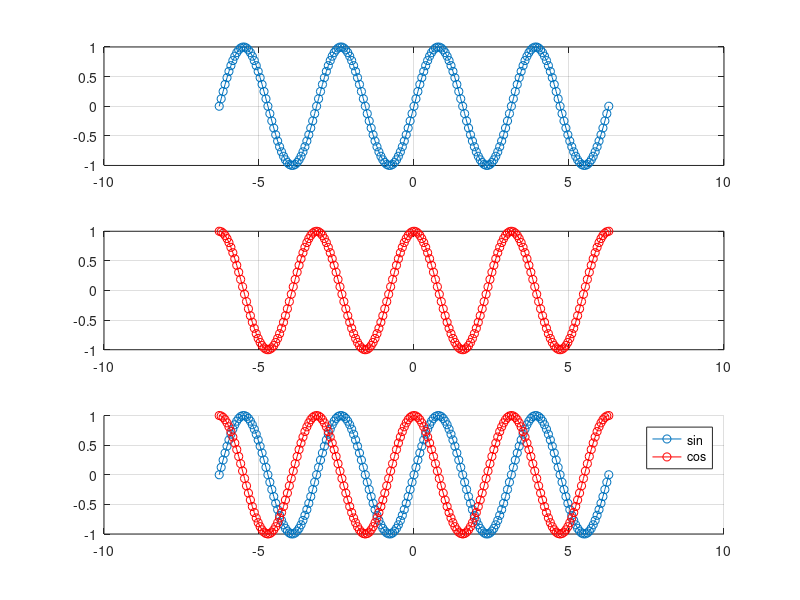
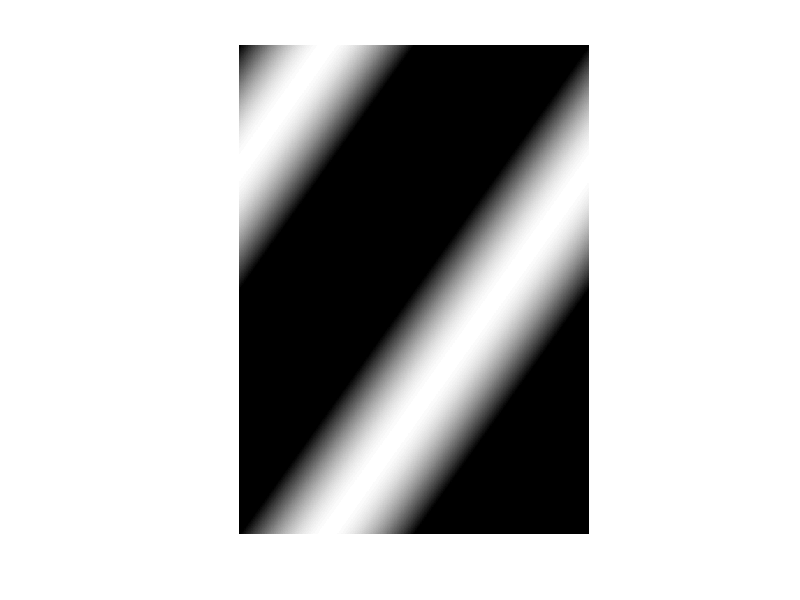
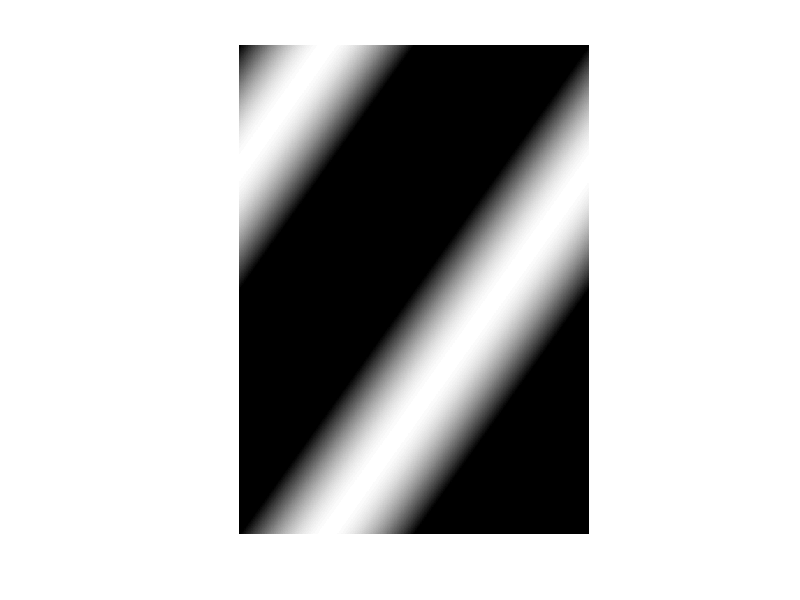

MATLAB code for these plots, in order:
% basic tutorial on sampling and generating discrete waveform in MATLAB
clear all; close all;
%A. defining sampling rate and input range            
fs = 100;   % 1)define the number of points that we want to sample
            % in one unit length for our waveform. This is called the
            % sampling rate (fs).
l = 2*pi    % 2) we define the length of 1 unit. Here, 
            % we use radian scale, and we set the length to 2 x pi (360 in degree scale)
            % which equals to the length of the arc in a unit circle.
dx = l/fs;  % 3) we want to get the approximiate length per sample. 
            % dist. per sample = length / sampling rate. This is the rate
            % of change of our discrete series.
x = -l:dx:l; % 4) we set the range of our x axis. Here, I chose 
            % from the ranges of -2 x pi to 2 x pi. MATLAB has a built in
            % matrix indexing operator which creates a regularly-spaced 
            % vector x using dx as the increment between elements. 
            % x=min:index:max;
            % In most general programming, this would need to be done using a
            % for loop. Excersise: Try making the array above using a for loop.

%B. sinuosidal waveform
f = 2;      % 1) we define the frequency of our waveform.
w = (2*pi*f);     % 2) we set the angular frequency which is a scalar measure
            % of the rotation rate.
phase = 0;  % 3) phase, this value determines the initial angle of a sinusoidal function 
            % at its origin. This could be thought of as a shift.
theta = (w*x)/l+phase; % now we can take our discrete samples above and scale and set the offset.
            % theta is an arbitray greek alphabet which is used to describe
            % angles. notice that we have to rescale our angular frequency
            % because the unit scale of our sampling is 2*pi. 
y1 = sin(theta); % 5)  using matlab's built in sin function. we can plug in our input array
            % and generate a simple sin wave output. Also try cos(),tan(),atan(),
            % etc.
y2 = cos(theta); % another waveform

% Plotting
% We demonstrate a simple and clean way of writing a MATLAB script to
% generate plots step-by-step.
figure(1);  % opens a new figure window with index of 1.
clf;        % convention to clear the memory for the current figure.
subplot(3,1,1);     % subplot gridizes the the figure window row by column. 
            % subplot(num rows, num columns, index). here we want to create
            % a grided figure of 3 by 1 for our 3 plots.
plot(x,y1,'o-')
grid on;
subplot(3,1,2)
plot(x,y2,'or-')
grid on;

subplot(3,1,3)
hold on;    % the hold function allows you to draw multiple figures on to the plot
            % by default. hold off by default.
plot(x,y1,'o-')
plot(x,y2,'or-')
legend('sin','cos')
grid on;

% Excersises
% 1. run the plot above
% 2. generate a sinusoids of .5Hz ,1 Hz, 4Hz and 10Hz. 
% 3. generate a sinusoid with period .5, 1, 4, 10. (hint period = 1/frequency)
% 4. change the theta to see what happens to the sinusoid
% 5. generate a 5 hz sinusoid but adjust the sampling rate (fs) to 50,25,11,8,5 Hz.
% 6. change the theta of the y1 to pi/2. observe what happens. Which way
% does the function shift.
% 7. try changing the xaxis so that the range is 0 to two unit circles in
% length. play around with change the x range.
% 8. generate a sinusoid plot containing 2,3,7,11 full waves within range indicated in 2.
% 9. change the sampling scale to time series.

% generating a sin waveform in 2 dimensions.
% sampling
px = 500;   % 1) define the number of points that we want to sample
            % in one unit length for our waveform. In image, 
            % this is referred as pixels.
py = 700; 
l =  1      % 2) we define the length of x and y 1 which is also the unit 
            % length of our input.
dx = l/px; % rate of change in x
dy = l/py; % rate of change in y
            
fx=1; % wave frequency in x
wx = 2*pi*fx; % angular frequency x
fy=1; % wave frequency in y 
wy = 2*pi*fy; % wave frequency in x

I1=zeros(py,px); 
% 1 general programming
for i = 1:py
    y=(i-1)*dy;
    for ii = 1:px
        x=(ii-1)*dx;
        I1(i,ii) = sin((wx*x)/l+(wy*y)/l); % sinusoid equation in 2 dimension
    end
end

figure(2)
imshow(I1) 

% 2 Matlab
[X,Y] = meshgrid((0:l/px:l-1/px),(0:l/py:l-1/py)); %meshgrid replicates these 
I2 = sin((wx*X)/l+(wy*Y)/l);
figure(3);imshow(I2);
